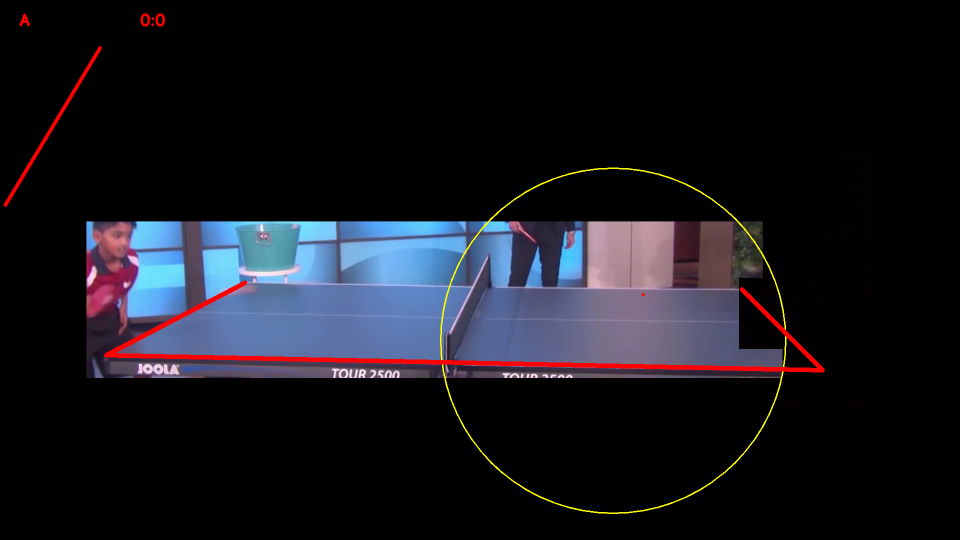
#> input picture frame1.png, 1920 x 1080 px (shown at 1/2 size)
$ python table-image.py
#> lines starting #> are read from the running program, lines starting #| are printed output that depends on the picture; after the words box and inside, x2 and y2 are one past the last pixel; in counts of white or black regions, pixels touching at a corner belong together
import cv2
import numpy as np
import imutils

def nothing(x):
    pass
#Box
cv2.namedWindow("Set-Ball") #H สี, S ความอิ่มตัวของสี, V ความเข้มแสง
cv2.createTrackbar("L - H", "Set-Ball",130, 255, nothing)
cv2.createTrackbar("L - S", "Set-Ball", 60, 255, nothing)
cv2.createTrackbar("L - V", "Set-Ball", 130, 255, nothing)
cv2.createTrackbar("U - H", "Set-Ball", 170, 255, nothing)
cv2.createTrackbar("U - S", "Set-Ball", 180, 255, nothing)
cv2.createTrackbar("U - V", "Set-Ball", 200, 255, nothing)

img = cv2.imread('frame1.png')
#> img is the input picture: shape (1080, 1920, 3); mean B, G, R 29.1, 22.6, 23


while (1):
    hsv = cv2.cvtColor(img, cv2.COLOR_BGR2HSV)
#> hsv: shape (1080, 1920, 3); mean H, S, V 30.3, 33.2, 33.4
    l_h = cv2.getTrackbarPos("L - H", "Set-Ball")
    l_s = cv2.getTrackbarPos("L - S", "Set-Ball")
    l_v = cv2.getTrackbarPos("L - V", "Set-Ball")
    u_h = cv2.getTrackbarPos("U - H", "Set-Ball")
    u_s = cv2.getTrackbarPos("U - S", "Set-Ball")
    u_v = cv2.getTrackbarPos("U - V", "Set-Ball")
    lower = np.array([l_h, l_s, l_v])
    upper = np.array([u_h, u_s, u_v])

    mask = cv2.inRange(hsv, lower, upper)
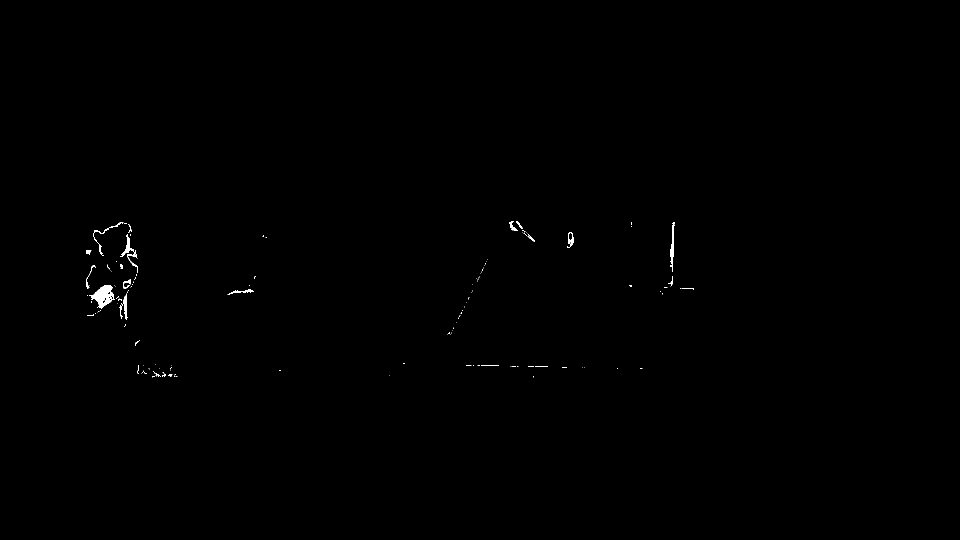
#> mask: shape (1080, 1920) (shown at 1/2 size); 0.23% white; 140 white regions (115 under 20 px), largest, box (x1, y1, x2, y2) and area: (178, 570, 230, 618) 1214, (240, 468, 276, 546) 520, (1340, 444, 1349, 544) 431
    mask = cv2.erode(mask, None, iterations=2)
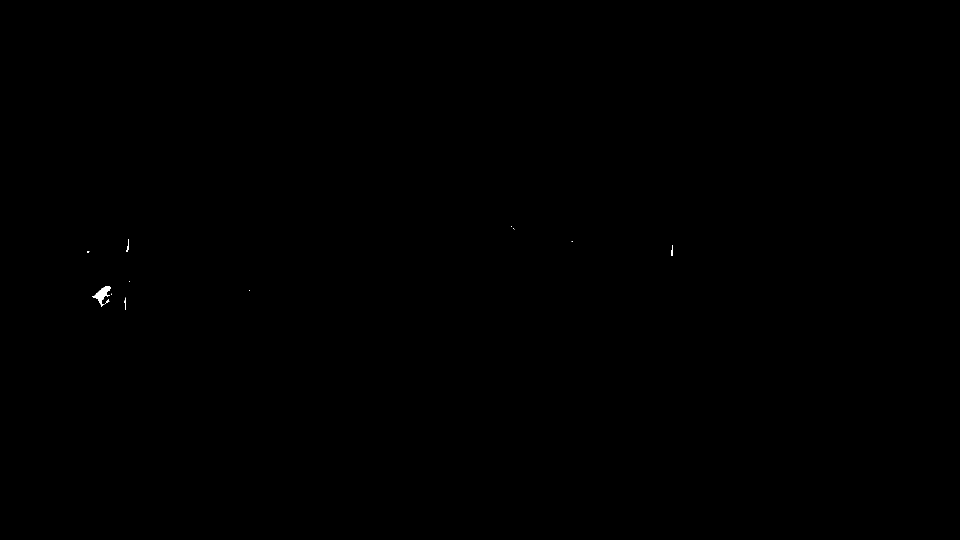
#> mask: shape (1080, 1920) (shown at 1/2 size); 0.04% white; 13 white regions (8 under 20 px), largest, box (x1, y1, x2, y2) and area: (184, 573, 222, 613) 564, (252, 479, 258, 503) 69, (249, 595, 252, 620) 51, (1342, 490, 1345, 512) 46, (210, 598, 219, 607) 32
    mask = cv2.dilate(mask, None, iterations=2)
#> mask: shape (1080, 1920); 0.09% white; 9 white regions
    res = cv2.bitwise_and(img,img, mask=mask)
    ###################################
    #BallDetect
    cnts = cv2.findContours(mask.copy(), cv2.RETR_EXTERNAL,
        cv2.CHAIN_APPROX_SIMPLE)
#> cnts = 9 contours; largest, box (x1, y1, x2, y2) and area: (182, 571, 226, 615) 990, (250, 477, 260, 505) 170, (247, 593, 254, 622) 146, (1340, 488, 1347, 514) 130, (1020, 450, 1032, 461) 61
    cnts = imutils.grab_contours(cnts)
    center = None

    if len(cnts) > 0:
        c = max(cnts, key=cv2.contourArea)
#> c = contour of 103 points, box (x1, y1, x2, y2) (182, 571, 226, 615), area 990
        ((x, y), radius) = cv2.minEnclosingCircle(c)
#> x = 206.2; y = 590.1; radius = 24.69
        M = cv2.moments(c)
#> M = moments, m00 989.5, centre m10/m00, m01/m00 = (205.7, 590.5)
        center = (int(M["m10"] / M["m00"]), int(M["m01"] / M["m00"]))
#> center = (205, 590)

        if radius > 2.5:
            cv2.circle(img, (int(x), int(y)), int(radius),
                (0, 255, 255), 2)
#> img: shape (1080, 1920, 3); 0.02% of pixels changed, all inside (x1, y1, x2, y2) = (181, 565, 232, 616)
            cv2.circle(img, center, 3, (0, 0, 255), -1)
#> img: shape (1080, 1920, 3); mean B, G, R 29.1, 22.6, 23


    img = cv2.line(img,(700,1080),(990,570),(0,0,255),5) #center
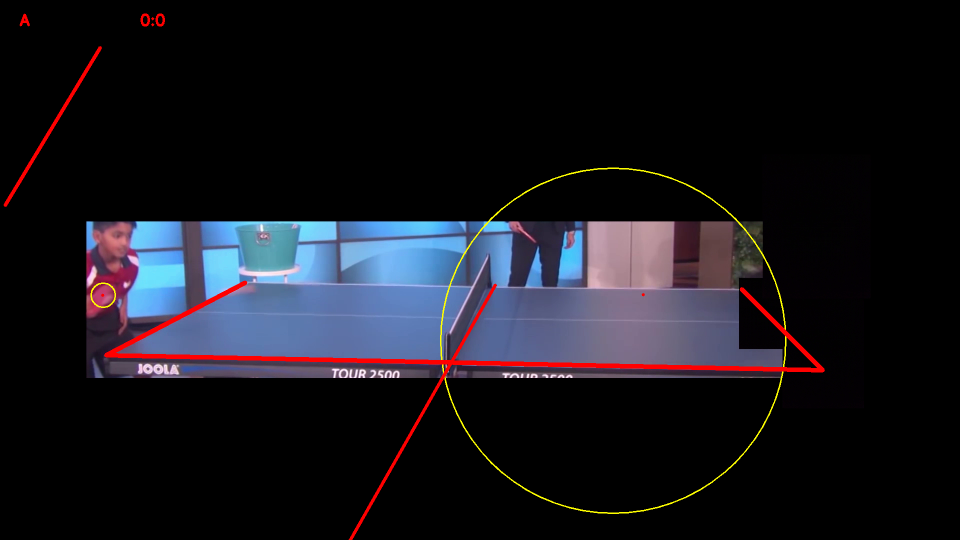
#> img: shape (1080, 1920, 3) (shown at 1/2 size); mean B, G, R 29, 22.6, 23.4
    img = cv2.line(img,(212,710),(1645,740),(0,0,255),8) #bottom
    img = cv2.line(img,(212,710),(490,565),(0,0,255),8) #left
    img = cv2.line(img,(1645,740),(1483,578),(0,0,255),8) #right

    # img = imutils.resize(img, width=420)
    cv2.imshow('result2',img)
    cv2.imshow("mask", mask)
    cv2.imshow("result", res)
    key = cv2.waitKey(1) & 0xFF
#> (key q is pressed here)
    if key == ord("q"):
	    break

#> (the run stopped early here; a loop or call above may not have finished)
